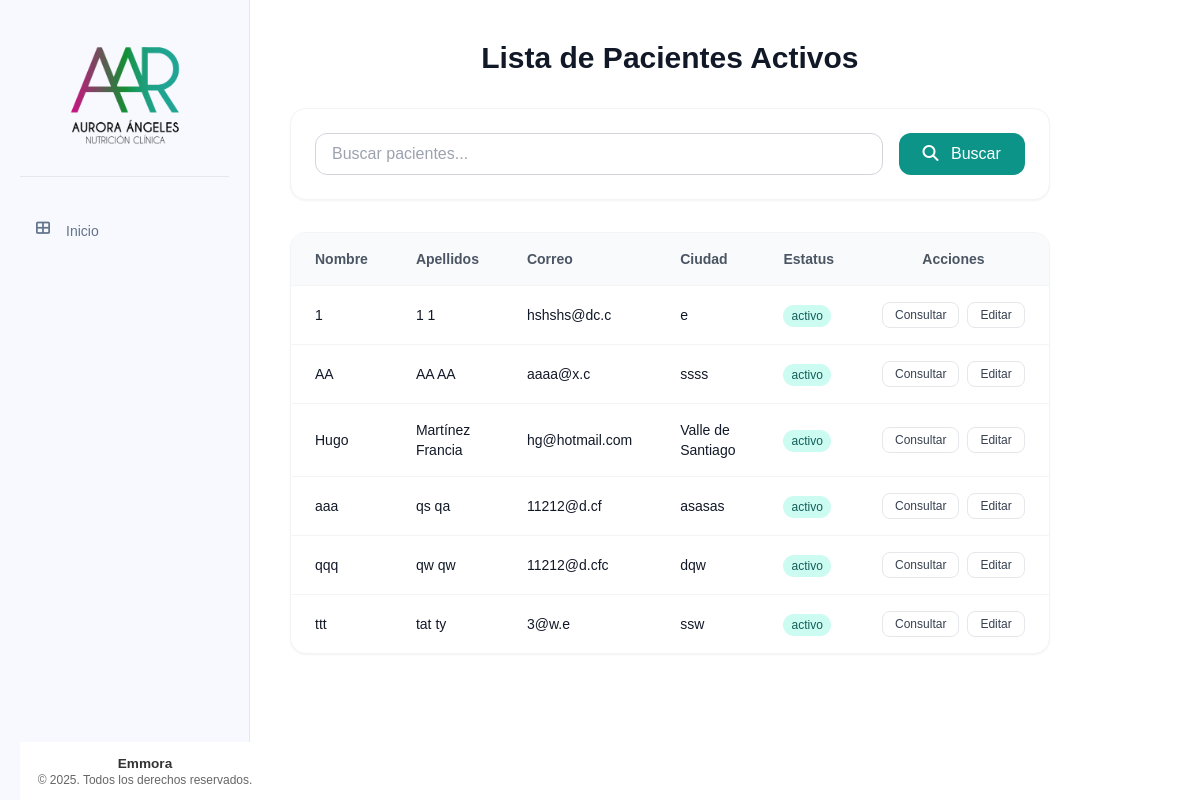
Page /pacientes/activos on the earlier database version.
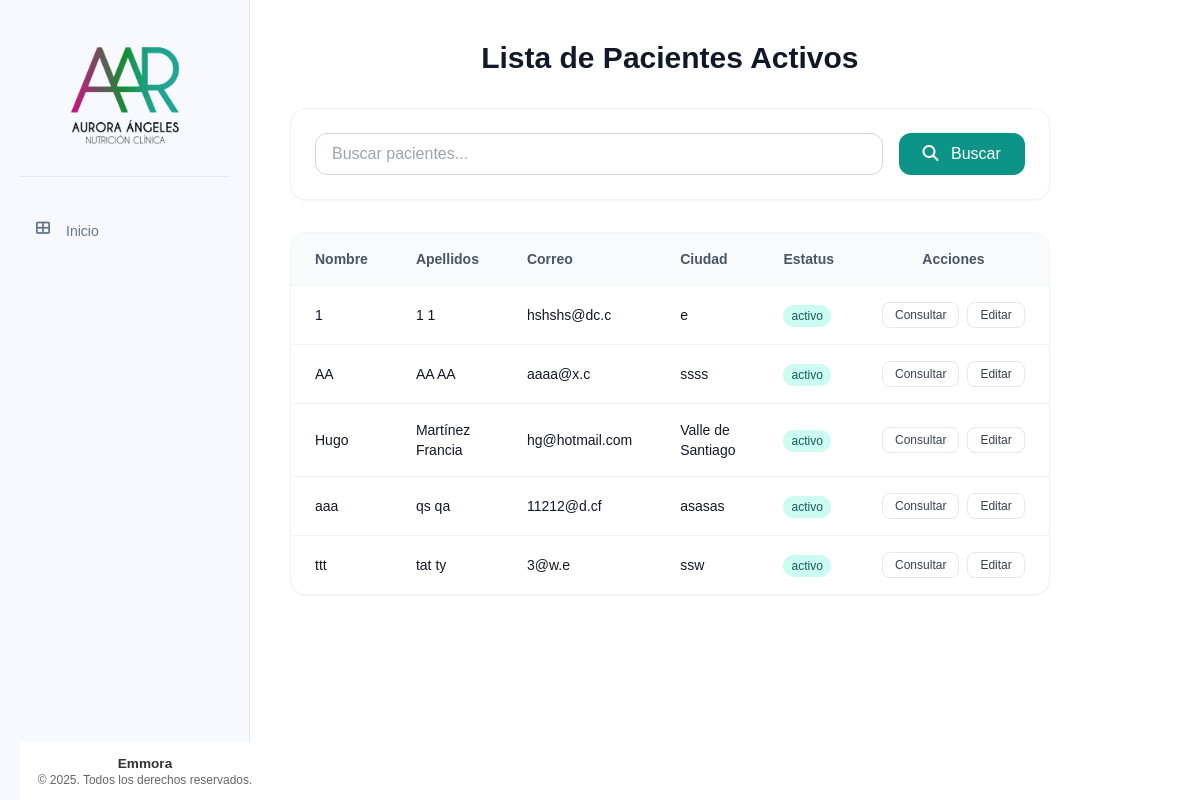
Same page on the later database version.
### tables this page shows
CREATE TABLE pacientes (
    id INTEGER PRIMARY KEY AUTOINCREMENT,
    nombre TEXT NOT NULL,
    apellido_paterno TEXT NOT NULL,
    apellido_materno TEXT NOT NULL,
    fecha_nacimiento DATE NOT NULL,
    telefono TEXT NOT NULL,
    correo TEXT UNIQUE NOT NULL,
    ciudad TEXT NOT NULL,
    fecha_registro TIMESTAMP DEFAULT CURRENT_TIMESTAMP,
    status TEXT NOT NULL DEFAULT 'activo' CHECK (status IN ('activo', 'inactivo'))
);

### app/controllers/pacientes.py (the view)
@pacientes.route('/activos')
def lista_pacientes_activos():
    try:
        busqueda = request.args.get('busqueda', '')
        pacientes = Paciente.buscar(busqueda, status='activo')
        return render_template('pacientes/lista_pacientes.html',
                            pacientes=pacientes,
                            busqueda=busqueda,
                            tipo_lista="activos")
    except Exception as e:
        flash(f'Error al obtener la lista de pacientes: {str(e)}', 'error')
        return redirect(url_for('main.index'))

### app/db.py (called while the page is built)
def get_db():
    if 'db' not in g:
        try:
            g.db = sqlite3.connect(
                'pacientes.db',
                detect_types=sqlite3.PARSE_DECLTYPES
            )
            g.db.row_factory = sqlite3.Row
        except sqlite3.Error as e:
            logger.error(f"Error crítico al conectar con la base de datos SQLite: {e}")
            raise e
    return g.db

def query_db(query, args=(), one=False):
    try:
        cur = get_db().execute(query, args)
        rv = cur.fetchall()
        cur.close()
        return (rv[0] if rv else None) if one else rv
    except sqlite3.Error as e:
        logger.error(f"Error al ejecutar query: {query}. Args: {args}. Detalle: {e}")
        raise e

### app/models/paciente.py (called while the page is built)
    @staticmethod
    def buscar(busqueda, status='activo'):
        if busqueda:
            return query_db('''
                SELECT * FROM pacientes
                WHERE (nombre LIKE ? OR apellido_paterno LIKE ? OR apellido_materno LIKE ?)
                AND status = ?
                ORDER BY nombre
                ''',
                [f'%{busqueda}%', f'%{busqueda}%', f'%{busqueda}%', status])
        else:
            return query_db('SELECT * FROM pacientes WHERE status = ? ORDER BY nombre', [status])

### app/templates/pacientes/lista_pacientes.html (shortened to what this page needs)
{% extends "base/base.html" %}
{% block content %}
<div class="max-w-6xl mx-auto">
    <div class="mb-8 text-center">
        <h1 class="text-3xl font-bold text-gray-900">Lista de Pacientes {{ "Activos" if tipo_lista == "activos" else "Inactivos" }}</h1>
    </div>
    <div class="bg-white p-6 rounded-2xl shadow-sm border border-gray-100 mb-8">
        <form action="{{ url_for('pacientes.lista_pacientes_' + tipo_lista) }}" method="get" class="flex gap-4">
            <input type="text" name="busqueda" placeholder="Buscar pacientes..." value="{{ busqueda }}" class="flex-1 px-4 py-2 border border-gray-300 rounded-xl focus:ring-2 focus:ring-teal-500 focus:border-teal-500 transition">
            <button type="submit" class="px-6 py-2 bg-teal-600 hover:bg-teal-700 text-white rounded-xl font-medium transition">
                <i class="fas fa-search mr-2"></i> Buscar
            </button>
        </form>
    </div>
    <div class="bg-white rounded-2xl shadow-sm border border-gray-100 overflow-hidden">
        <div class="overflow-x-auto">
            <table class="w-full text-left">
                <thead class="bg-gray-50 border-b border-gray-100">
                    <tr>
                        <th class="px-6 py-4 text-sm font-semibold text-gray-600">Nombre</th>
                        <th class="px-6 py-4 text-sm font-semibold text-gray-600">Apellidos</th>
                        <th class="px-6 py-4 text-sm font-semibold text-gray-600">Correo</th>
                        <th class="px-6 py-4 text-sm font-semibold text-gray-600">Ciudad</th>
                        <th class="px-6 py-4 text-sm font-semibold text-gray-600">Estatus</th>
                        <th class="px-6 py-4 text-sm font-semibold text-gray-600 text-center">Acciones</th>
                    </tr>
                </thead>
                <tbody class="divide-y divide-gray-100">
                    {% for paciente in pacientes %}
                    <tr class="hover:bg-gray-50 transition">
                        <td class="px-6 py-4 text-sm text-gray-900">{{ paciente['nombre'] }}</td>
                        <td class="px-6 py-4 text-sm text-gray-900">{{ paciente['apellido_paterno'] }} {{ paciente['apellido_materno'] }}</td>
                        <td class="px-6 py-4 text-sm text-gray-900">{{ paciente['correo'] }}</td>
                        <td class="px-6 py-4 text-sm text-gray-900">{{ paciente['ciudad'] }}</td>
                        <td class="px-6 py-4 text-sm">
                            <span class="px-2 py-1 bg-teal-100 text-teal-800 rounded-full text-xs font-medium">{{ paciente['status'] }}</span>
                        </td>
                        <td class="px-6 py-4 text-sm text-center">
                            <div class="flex justify-center gap-2">
                                <a href="{{ url_for('pacientes.detalle_paciente', id=paciente['id']) }}" class="px-3 py-1 bg-white border border-gray-200 hover:bg-gray-50 text-gray-700 rounded-lg text-xs font-medium transition">Consultar</a>
                                <a href="{{ url_for('pacientes.editar_paciente', id=paciente['id']) }}" class="px-3 py-1 bg-white border border-gray-200 hover:bg-gray-50 text-gray-700 rounded-lg text-xs font-medium transition">Editar</a>
                            </div>
                        </td>
                    </tr>
                    {% endfor %}
                </tbody>
            </table>
        </div>
    </div>
</div>
{% endblock %}

### app/templates/base/base.html (shortened to what this page needs)
<!DOCTYPE html>
<html lang="es">
<head>
    <link rel="stylesheet" href="{{ url_for('static', filename='css/components/base.css') }}">
    <link rel="stylesheet" href="{{ url_for('static', filename='css/components/_forms.css') }}">
    <link rel="stylesheet" href="{{ url_for('static', filename='css/components/_tables.css') }}">
    <link rel="stylesheet" href="{{ url_for('static', filename='css/components/_buttons.css') }}">
    <link rel="stylesheet" href="{{ url_for('static', filename='css/components/_cards.css') }}">
    <link rel="stylesheet" href="{{ url_for('static', filename='css/components/_tabs.css') }}">
    <link rel="stylesheet" href="{{ url_for('static', filename='css/components/_modal.css') }}">
    <link rel="stylesheet" href="{{ url_for('static', filename='css/components/_sidebar.css') }}">
    <script src="https://cdn.tailwindcss.com"></script>
    <link rel="stylesheet" href="{{ url_for('static', filename='css/style.css') }}">
    <link href="https://cdnjs.cloudflare.com/ajax/libs/font-awesome/6.4.0/css/all.min.css" rel="stylesheet">
</head>
<body>
    <div class="container" x-data="{ menuOpen: false }">
        <nav class="sidebar">
            <div class="sidebar__header">
                <img src="{{ url_for('static', filename='img/logos/logo.png') }}"
                        alt="Sistema de Pacientes"
                        class="sidebar__logo"
                        onerror="this.onerror=null; this.src='{{ url_for('static', filename='img/logos/default-logo.png') }}'">
            </div>
            <ul class="sidebar__list">
                <li class="sidebar__item">
                    <a href="{{ url_for('main.index') }}" class="sidebar__link">
                        <i class="fas fa-th-large sidebar__icon"></i> Inicio
                    </a>
                </li>
            </ul>
            <div class="sidebar-footer">
                <div class="footer-content">
                    <p>Emmora</p>
                    <p>&copy; 2025. Todos los derechos reservados.</p>
                </div>
            </div>
        </nav>
        <main class="p-6 md:p-10 space-y-10">
            {% block content %}{% endblock %}
        </main>
    </div>
</body>
</html>

### app/static/css/components/base.css (style rules this page uses)
.sidebar__header { padding: 1rem; text-align: center; border-bottom: 1px solid rgba(255, 255, 255, 0.1); min-height: 80px; display: flex; align-items: center; justify-content: center; }
.sidebar__logo { max-width: 150px; height: auto; display: block; margin: 0 auto; }

### app/static/css/components/_tables.css (style rules this page uses)
.text-center { text-align: center; }

### app/static/css/components/_sidebar.css (style rules this page uses)
.sidebar-footer { position: fixed; bottom: 0; width: 250px; padding: 0.5rem; border-top: 1px solid rgba(255, 255, 255, 0.1); background-color: #fff; z-index: 100; }
.footer-content { text-align: center; color: #666; font-size: 0.75rem; padding: 5px 0; }
.footer-content p { margin: 0; line-height: 1.2; }
.footer-content p:first-child { font-weight: 600; font-size: 0.85rem; color: #333; }
.sidebar__list { margin-bottom: 60px; }

### app/static/css/style.css (style rules this page uses)
body { font-family: Arial, sans-serif; margin: 0; padding: 0; color: #2c3e50; }
.container { display: grid; grid-template-columns: 250px 1fr; min-height: 100vh; }
.sidebar { width: 250px; background-color: #f8f9fe; padding: 20px; transition: all 0.3s ease; border-right: 1px solid #e5e7eb; }
.sidebar__list { list-style-type: none; padding: 0; margin-top: 2rem; }
.sidebar__item { margin-bottom: 0.5rem; }
.sidebar__link { text-decoration: none; color: #64748b; display: flex; align-items: center; padding: 0.75rem 1rem; border-radius: 0.5rem; transition: all 0.3s ease; font-size: 0.875rem; }
.sidebar__icon { margin-right: 10px; width: 20px; height: 20px; display: flex; align-items: center; justify-content: center; }
.sidebar__header { padding: 1rem; text-align: center; border-bottom: 1px solid #e5e7eb; margin-bottom: 1.5rem; }
.sidebar__logo { max-width: 150px; height: auto; display: block; margin: 0 auto; }
.text-center { text-align: center; }

Differences in the rows shown:
no longer on this page (row edited): pacientes: nombre "qqq", apellido_paterno "qw", apellido_materno "qw", correo "11212@d.cfc", ciudad "dqw", status "activo"
